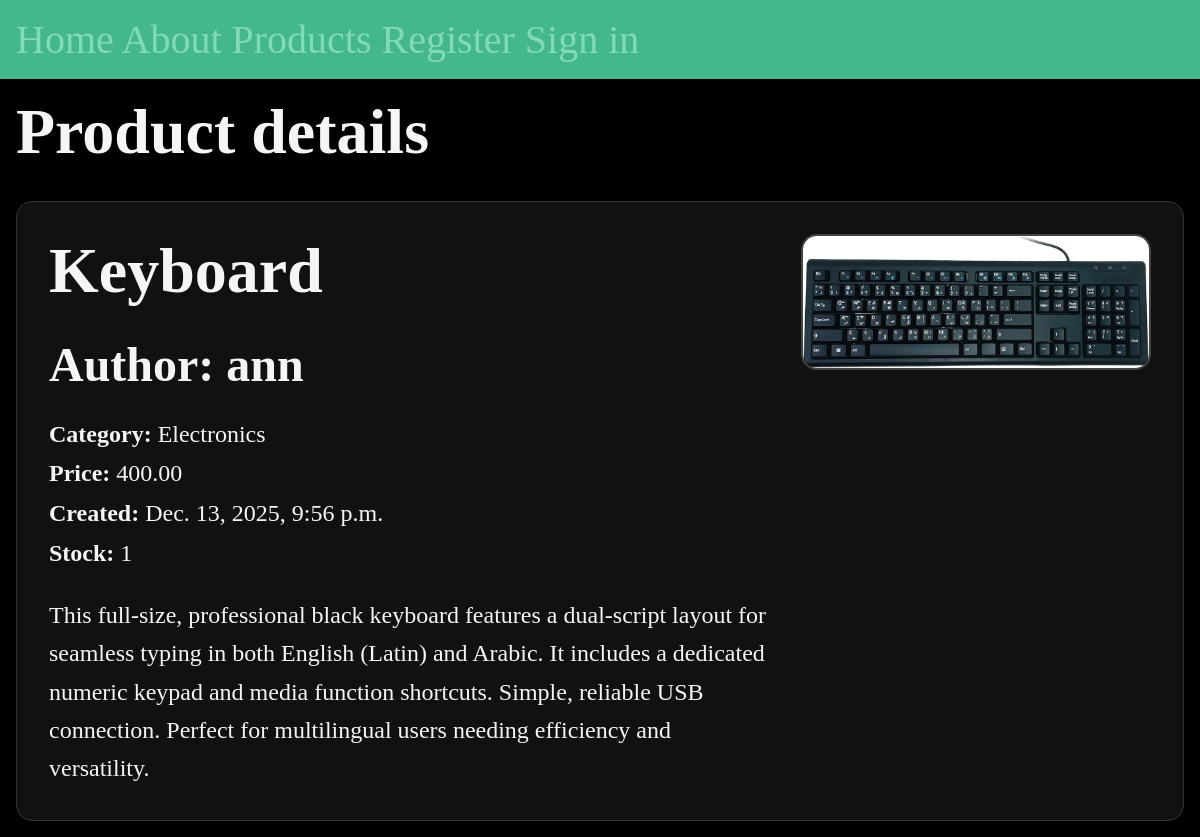
Screenshot of /shop/product/6 with the database file from the repository.
### shop/models.py (models this page shows, shortened)
class Product(models.Model):
    name = models.CharField(max_length=256)
    description = models.TextField()
    price = models.DecimalField(max_digits=6, decimal_places=2)
    date = models.DateTimeField(auto_now_add = True)
    stock = models.PositiveIntegerField(default=0)
    image = models.ImageField(upload_to='products/', blank=True, null=True)
    author = models.ForeignKey(User, on_delete=models.CASCADE, default=None, null=True)
    category = models.ForeignKey(Category, on_delete=models.SET_NULL, null=True)

class Category(models.Model):
    name = models.CharField(max_length=128)

### shop/views.py (the view)
# urls.py: path('product/<int:id>', views.product_details, name="product-details"),
def product_details(request, id):
    product = get_object_or_404(Product, id=id)
    return render(request, 'shop/product_details.html', {'product':product})

### shop/templates/shop/product_details.html (shortened to what this page needs)
{% extends 'layout.html' %}
{% block content %}
<section>
    <h1>Product details</h1>
    <article class="product-detail">
        <div class="product-detail-info">
            <h1>{{ product.name }}</h1>
            <h2><strong>Author:</strong> {{ product.author }}</h2>
            <p><strong>Category:</strong> {{ product.category.name }}</p>
            <p><strong>Price:</strong> {{ product.price }}</p>
            <p><strong>Created:</strong> {{ product.date }}</p>
            <p><strong>Stock:</strong> {{ product.stock }}</p>
            <p class="product-description">{{ product.description }}</p>
        </div>
        {% if product.image %}
            <img class="product-detail-image" src="{{ product.image.url }}" alt="{{ product.name }}">
        {% endif %}
    </article>
</section>
{% endblock %}

### static/css/style.css (style rules this page uses)
* { margin: 0; padding: 0; box-sizing: border-box; }
body { min-height: 100vh; background-color: black; color: whitesmoke; font-size: 1.5rem; }
section { display: flex; flex-flow: column; gap: 1rem; }
h2 { font-size: 3rem; }
p { font-size: 1.5rem; }
.product-detail { display: flex; gap: 2rem; padding: 2rem; background-color: #111; border-radius: 1rem; border: 1px solid #333; align-items: flex-start; }
.product-detail-info { flex: 1; display: flex; flex-direction: column; gap: 0.8rem; }
.product-detail-info h2 { font-size: 3rem; margin-bottom: 1rem; }
.product-detail-info p { font-size: 1.5rem; }
.product-description { margin-top: 1rem; line-height: 1.6; }
.product-detail-image { width: 350px; height: auto; border-radius: 1rem; object-fit: cover; border: 2px solid #444; }
h1 { margin-bottom: 1rem; font-size: 4rem; }

### rows the page displays
Product: name "Keyboard", author "ann", category.name "Electronics", price "400.00", date "Dec. 13, 2025, 9:56 p.m.", stock "1", description "This full-size, professional black keyboard features a dual-script layout for seamless typing in both English (Latin) and Arabic. It includes a dedicated numeric keypad and media function shortcuts. Simple, reliable USB connection. Perfect for multilingual users needing efficiency and versatility.", image (picture)
